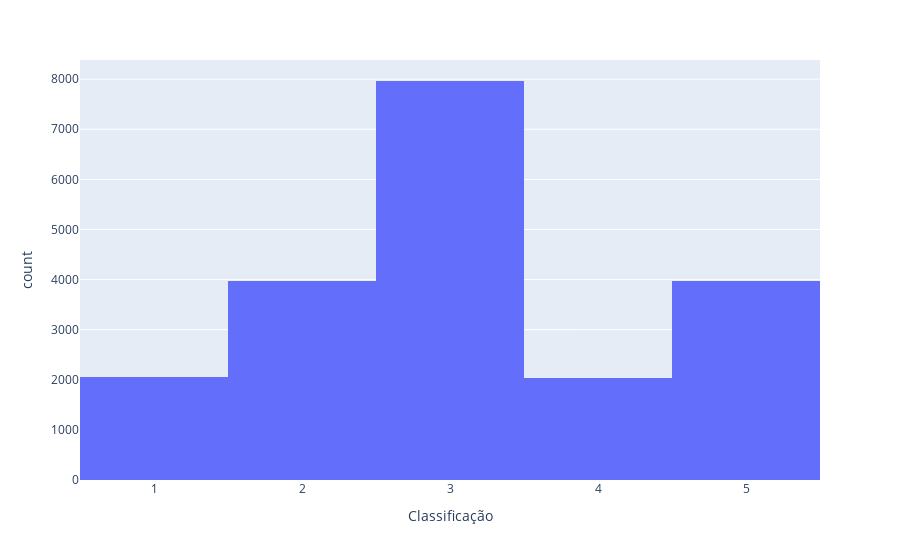

The notebook cell this image was saved under:
### Markdown cell above
### Classificação

### Code cell
fig=px.histogram(df_new, df_new["Classificação"],)
fig.show()

### Figure 1 — Plotly figure (JSON) as saved in the notebook; plotly's stock layout.template omitted (floating-point values rounded to 4 significant figures; data arrays with more than 128 entries replaced by an {"elided": "..."} marker saying what was removed)
{"data": [{"alignmentgroup": "True", "bingroup": "x", "hovertemplate": "Classificação=%{x}<br>count=%{y}<extra></extra>", "legendgroup": "", "marker": {"color": "#636efa", "pattern": {"shape": ""}}, "name": "", "offsetgroup": "", "orientation": "v", "showlegend": false, "type": "histogram", "x": {"elided": "20000 int values"}, "xaxis": "x", "yaxis": "y"}], "layout": {"barmode": "relative", "legend": {"tracegroupgap": 0}, "margin": {"t": 60}, "xaxis": {"anchor": "y", "domain": [0, 1], "title": {"text": "Classificação"}}, "yaxis": {"anchor": "x", "domain": [0, 1], "title": {"text": "count"}}}}
